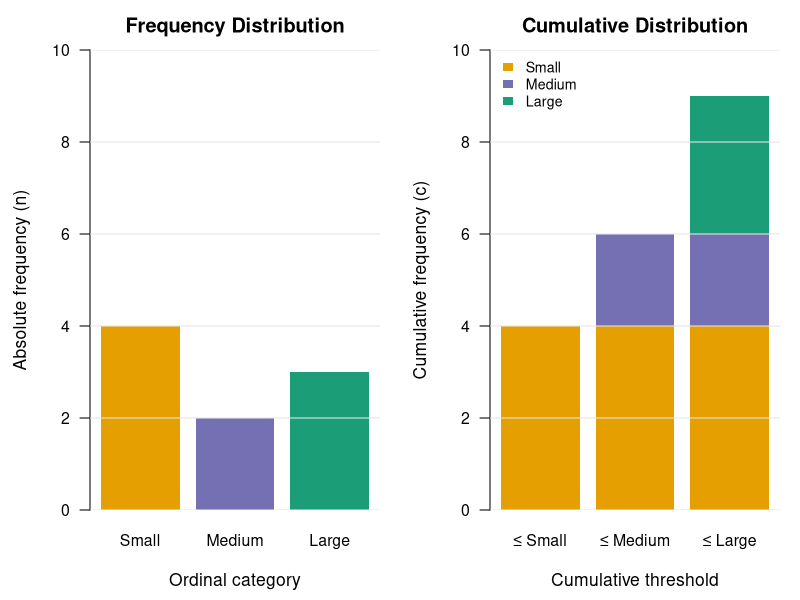
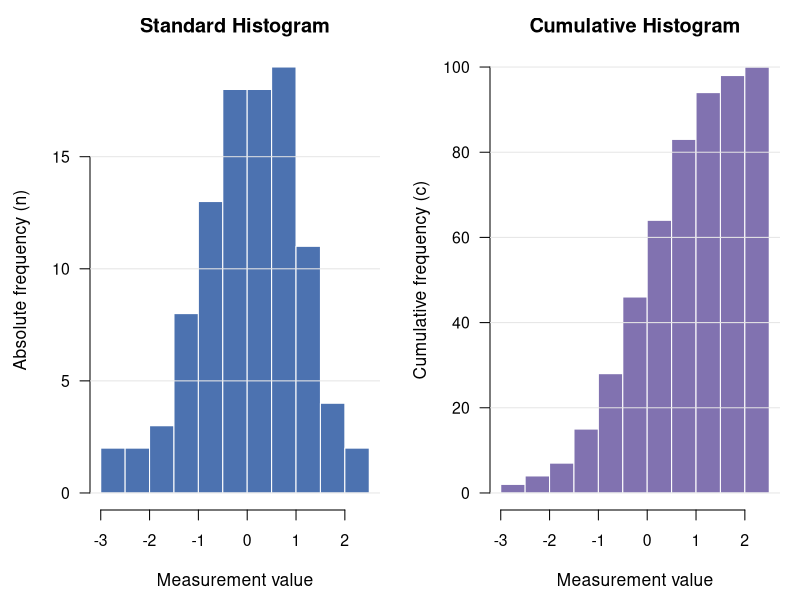
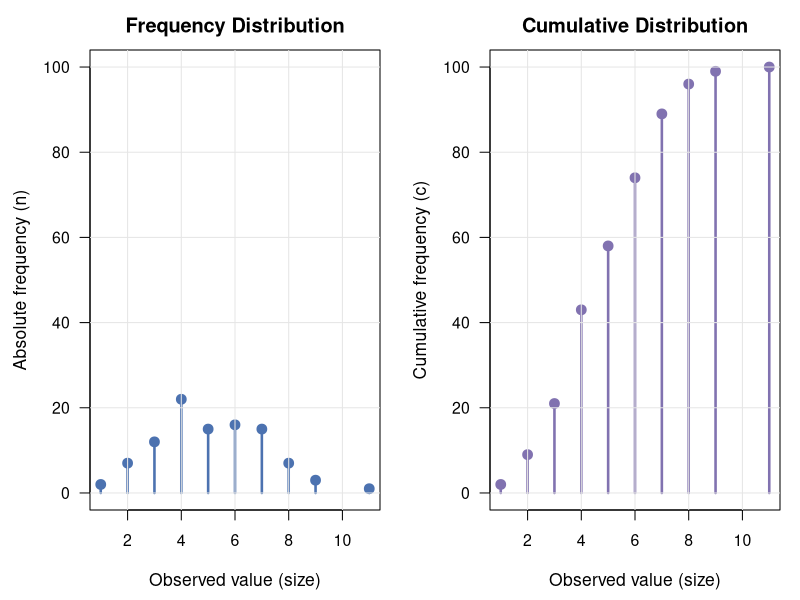
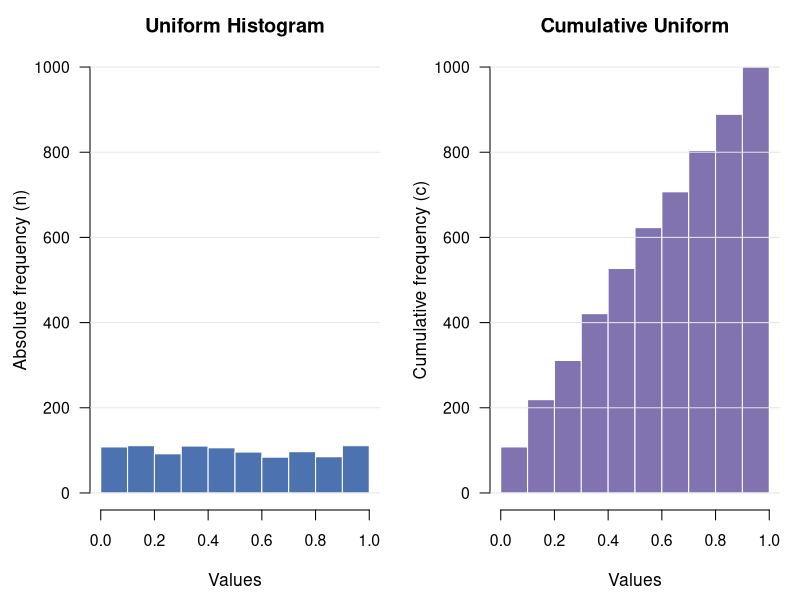
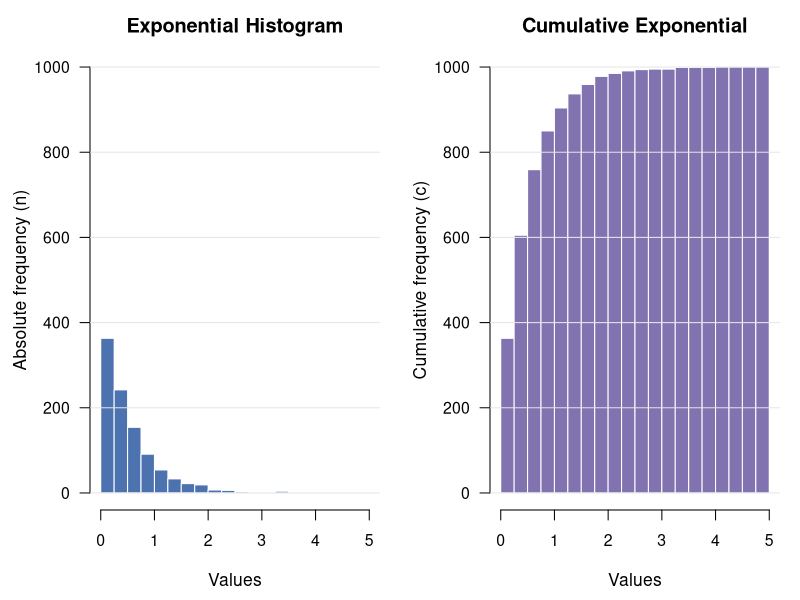

Reproduce these figures in R, in order.
## ---- chunk 1
# Data setup for ordinal variable
df_dist <- data.frame(
  size = factor(c("Small", "Medium", "Large"), levels = c("Small", "Medium", "Large")),
  value = c(4, 2, 3)
)

# Structure cumulative data matrix for stacked bar plot
cumul_matrix <- matrix(
  c(4, 0, 0,
    4, 2, 0,
    4, 2, 3),
  nrow = 3,
  byrow = FALSE,
  dimnames = list(
    Category = c("Small", "Medium", "Large"),
    Cumulative_Group = c("\u2264 Small", "\u2264 Medium", "\u2264 Large")
  )
)

# Custom palette
colors <- c("Small" = "#E69F00", "Medium" = "#7570B3", "Large" = "#1B9E77")

# Graphic parameters for side-by-side plots
par(mfrow = c(1, 2), mar = c(4.5, 4.5, 2.5, 1), las = 1, cex.lab = 1.05, cex.axis = 0.95)

# Plot 1: Standard frequency distribution
barplot(
  height = df_dist$value,
  names.arg = levels(df_dist$size),
  col = colors,
  border = NA,
  ylim = c(0, 10),
  xlab = "Ordinal category",
  ylab = "Absolute frequency (n)",
  main = "Frequency Distribution"
)
grid(nx = NA, ny = NULL, col = "gray90", lty = "solid")

# Plot 2: Cumulative frequency distribution (Stacked)
barplot(
  height = cumul_matrix,
  col = colors,
  border = NA,
  ylim = c(0, 10),
  xlab = "Cumulative threshold",
  ylab = "Cumulative frequency (c)",
  main = "Cumulative Distribution"
)
grid(nx = NA, ny = NULL, col = "gray90", lty = "solid")
legend(
  "topleft",
  legend = rownames(cumul_matrix),
  fill = colors,
  bty = "n",
  border = NA,
  cex = 0.85
)

# Reset graphic layout
par(mfrow = c(1, 1))
## ---- chunk 2
set.seed(42)
data_values <- rnorm(100, mean = 0, sd = 1)

# Graphic parameters for two side-by-side plots
par(mfrow = c(1, 2), mar = c(4.5, 4.5, 2.5, 1), las = 1, cex.lab = 1.05, cex.axis = 0.95)

# Compute base histogram object without plotting
hist_obj <- hist(data_values, plot = FALSE)

# Plot 1: Standard frequency histogram
plot(
  hist_obj,
  col = "#4C72B0",
  border = "white",
  main = "Standard Histogram",
  xlab = "Measurement value",
  ylab = "Absolute frequency (n)"
)
grid(nx = NA, ny = NULL, col = "gray90", lty = "solid")

# Plot 2: Cumulative frequency histogram
hist_cumul <- hist_obj
hist_cumul$counts <- cumsum(hist_cumul$counts)

plot(
  hist_cumul,
  col = "#8172B0",
  border = "white",
  main = "Cumulative Histogram",
  xlab = "Measurement value",
  ylab = "Cumulative frequency (c)"
)
grid(nx = NA, ny = NULL, col = "gray90", lty = "solid")

# Reset graphic parameters
par(mfrow = c(1, 1))
## ---- chunk 3
set.seed(1)

# Generate discrete count data
df_discrete <- data.frame(size = rpois(100, lambda = 5))
df_discrete_tab <- aggregate(n ~ size, data = transform(df_discrete, n = 1), FUN = length)

# Compute cumulative frequencies
df_discrete_cumul <- transform(df_discrete_tab, n_cum = cumsum(n))

# Graphic adjustments for side-by-side comparison
par(mfrow = c(1, 2), mar = c(4.5, 4.5, 2.5, 1), las = 1, cex.lab = 1.05, cex.axis = 0.95)

# Panel 1: Standard frequency distribution (Lollipop plot)
plot(
  df_discrete_tab$size, df_discrete_tab$n,
  type = "h",
  lwd = 2.5,
  col = "#4C72B0",
  xlab = "Observed value (size)",
  ylab = "Absolute frequency (n)",
  ylim = c(0, 100),
  main = "Frequency Distribution"
)
points(df_discrete_tab$size, df_discrete_tab$n, pch = 19, col = "#4C72B0", cex = 1.3)
grid(col = "gray90", lty = "solid")

# Panel 2: Cumulative frequency distribution (Lollipop plot)
plot(
  df_discrete_cumul$size, df_discrete_cumul$n_cum,
  type = "h",
  lwd = 2.5,
  col = "#8172B0",
  xlab = "Observed value (size)",
  ylab = "Cumulative frequency (c)",
  ylim = c(0, 100),
  main = "Cumulative Distribution"
)
points(df_discrete_cumul$size, df_discrete_cumul$n_cum, pch = 19, col = "#8172B0", cex = 1.3)
grid(col = "gray90", lty = "solid")

# Reset graphic layout
par(mfrow = c(1, 1))
## ---- chunk 4
set.seed(42)
data_uniform <- runif(1000)

# Set common binning sequence
breaks_unif <- seq(0, 1, by = 0.1)

# Graphic parameters
par(mfrow = c(1, 2), mar = c(4.5, 4.5, 2.5, 1), las = 1, cex.lab = 1.05, cex.axis = 0.95)

# Compute histogram objects
h_unif <- hist(data_uniform, breaks = breaks_unif, plot = FALSE)
h_unif_cumul <- h_unif
h_unif_cumul$counts <- cumsum(h_unif_cumul$counts)

# Panel 1: Standard Histogram (Uniform)
plot(
  h_unif,
  col = "#4C72B0",
  border = "white",
  ylim = c(0, 1000),
  main = "Uniform Histogram",
  xlab = "Values",
  ylab = "Absolute frequency (n)"
)
grid(nx = NA, ny = NULL, col = "gray90", lty = "solid")

# Panel 2: Cumulative Histogram (Uniform)
plot(
  h_unif_cumul,
  col = "#8172B0",
  border = "white",
  ylim = c(0, 1000),
  main = "Cumulative Uniform",
  xlab = "Values",
  ylab = "Cumulative frequency (c)"
)
grid(nx = NA, ny = NULL, col = "gray90", lty = "solid")

# Reset graphic layout
par(mfrow = c(1, 1))
## ---- chunk 5
set.seed(42)
data_exp <- rexp(1000, rate = 2)

# Set common binning sequence
breaks_exp <- seq(0, ceiling(max(data_exp)), by = 0.25)

# Graphic parameters
par(mfrow = c(1, 2), mar = c(4.5, 4.5, 2.5, 1), las = 1, cex.lab = 1.05, cex.axis = 0.95)

# Compute histogram objects
h_exp <- hist(data_exp, breaks = breaks_exp, plot = FALSE)
h_exp_cumul <- h_exp
h_exp_cumul$counts <- cumsum(h_exp_cumul$counts)

# Panel 1: Standard Histogram (Exponential)
plot(
  h_exp,
  col = "#4C72B0",
  border = "white",
  ylim = c(0, 1000),
  main = "Exponential Histogram",
  xlab = "Values",
  ylab = "Absolute frequency (n)"
)
grid(nx = NA, ny = NULL, col = "gray90", lty = "solid")

# Panel 2: Cumulative Histogram (Exponential)
plot(
  h_exp_cumul,
  col = "#8172B0",
  border = "white",
  ylim = c(0, 1000),
  main = "Cumulative Exponential",
  xlab = "Values",
  ylab = "Cumulative frequency (c)"
)
grid(nx = NA, ny = NULL, col = "gray90", lty = "solid")

# Reset graphic layout
par(mfrow = c(1, 1))
